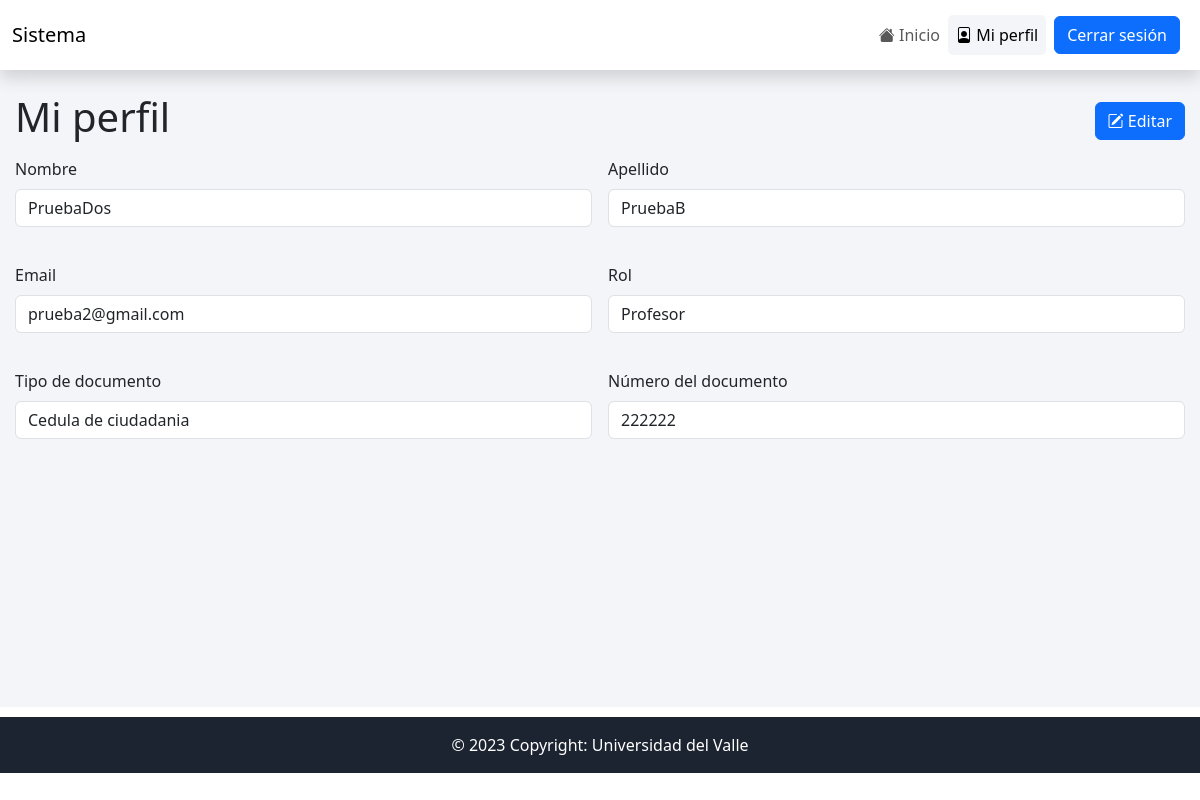
/views/perfil.php (signed in), run on the app's committed database.
### tables this page shows
CREATE TABLE `usuarios` (
  `idUsuario` int(11) NOT NULL,
  `nombre` varchar(50) NOT NULL,
  `apellido` varchar(50) NOT NULL,
  `email` text NOT NULL,
  `clave` text NOT NULL,
  `idTipoDocumento` int(11) NOT NULL,
  `numeroDocumento` int(11) NOT NULL,
  `idRol` int(11) NOT NULL,
  `estado` int(11) NOT NULL DEFAULT 1
);

CREATE TABLE `roles` (
  `idRol` int(11) NOT NULL,
  `rol` varchar(50) NOT NULL,
  `estado` int(11) NOT NULL DEFAULT 1
);

CREATE TABLE `tipodocumento` (
  `idTipoDocumento` int(11) NOT NULL,
  `tipoDocumento` varchar(50) NOT NULL,
  `estado` int(11) NOT NULL DEFAULT 1
);

### views/perfil.php (the view, shortened to what this page needs)
<!DOCTYPE html>
<html lang="en">
<head>
    <?php include "includes/scripts.php"; ?>
</head>
<body>
    <?php include "includes/navbar.php"; ?>
    <?php
    include "../conexion.php";
    $idUsuario = $_SESSION['idUsuario'];
    $nombre = '';
    $apellido = '';
    $email = '';
    $rol = '';
    $query = mysqli_query($conection, "SELECT usuarios.idUsuario, usuarios.nombre, usuarios.apellido, usuarios.email, usuarios.idTipoDocumento, usuarios.numeroDocumento, usuarios.idRol, roles.rol, tipodocumento.idTipoDocumento, tipodocumento.tipoDocumento FROM usuarios INNER JOIN roles ON usuarios.idRol = roles.idRol INNER JOIN tipodocumento ON usuarios.idTipoDocumento = tipodocumento.idTipoDocumento WHERE idUsuario = $idUsuario");
    $result = mysqli_num_rows($query);
    if ($result > 0) {
        while ($data = mysqli_fetch_array($query)) {
            $nombre = $data['nombre'];
            $apellido = $data['apellido'];
            $email = $data['email'];
            $rol = $data['rol'];
            $tipo = $data['tipoDocumento'];
            $numero = $data['numeroDocumento'];
        }
    }
    ?>
    <div class="contenedor">
        <nav class="navbar">
            <div class="container-fuild">
                <h1>Mi perfil</h1>
            </div>
            <a type="button" href="editar_datos.php?id=<?php echo $_SESSION['idUsuario']; ?>" class="btn btn-primary"><i class="bi bi-pencil-square"></i> Editar</a>
        </nav>
        <div class="row g-3">
            <div class="form-group col-md-6">
                <label class="form-label">Nombre</label>
                <input type="text" class="form-control" value="<?php echo $nombre; ?>" readonly>
            </div>
            <div class="form-group col-md-6">
                <label class="form-label">Apellido</label>
                <input type="text" class="form-control" value="<?php echo $apellido; ?>" readonly>
            </div>
            <div class="form-group col-md-6">
                <label class="form-label">Email</label>
                <input type="email" class="form-control" value="<?php echo $email; ?>" readonly>
            </div>
            <div class="form-group col-md-6">
                <label class="form-label">Rol</label>
                <input type="text" class="form-control" value="<?php echo $rol; ?>" readonly>
            </div>
            <div class="form-group col-md-6">
                <label class="form-label">Tipo de documento</label>
                <input type="text" class="form-control" value="<?php echo $tipo; ?>" readonly>
            </div>
            <div class="form-group col-md-6">
                <label class="form-label">Número del documento</label>
                <input type="number" class="form-control" value="<?php echo $numero; ?>" readonly>
            </div>
        </div>
    </div>
    <?php include "includes/footer.php"; ?>
</body>
</html>

### views/css/views.css (style rules this page uses)
.navbar { display: flex; }
.contenedor { background: #f4f5f8; padding: 15px; min-height: 79.6vh; }
.form-group { padding-bottom: 20px; }

### data on the page
usuarios: nombre "PruebaDos", apellido "PruebaB", email "prueba2@gmail.com", idRol.rol "Profesor", idTipoDocumento.tipoDocumento "Cedula de ciudadania", numeroDocumento "222222"
